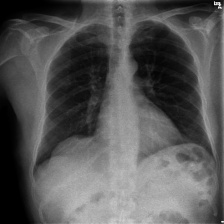
#> input picture thesis/images/bcet/0/074fae5689af4d17c5092759a6dcacfe.jpg.jpg, 224 x 224 px, given as the content of the folder data/COVIDGR_1.0/N, which was not available
$ jupyter execute --allow-errors main.ipynb
#> lines starting #> are read from the running program, lines starting #| are printed output that depends on the picture; pictures that were not available may be replaced by others from this repository, and a replacement may not be noted
[cell 1]
import numpy as np
import pandas as pd
import matplotlib.pyplot as plt
import seaborn as sns
import cv2
import os

[cell 2]
from keras.applications import InceptionV3, ResNet50
import joblib
from sklearn.model_selection import train_test_split, cross_val_score
from sklearn.svm import SVC
from sklearn.metrics import classification_report, confusion_matrix, accuracy_score

[cell 3]
# Define dataset paths and classes
data_path = 'data/COVIDGR_1.0'
categories = ['N', 'P']

[cell 4]
# Function to load images and labels
def load_images(data_path, categories):
#> called with data_path = 'data/COVIDGR_1.0'
    images = []
    labels = []

    for label, category in enumerate(categories):
        category_path = os.path.join(data_path, category)
        for filename in os.listdir(category_path):
            img = cv2.imread(os.path.join(category_path, filename))
#> img is the input picture: shape (224, 224, 3); min 0, max 242, mean 86.9
            img = cv2.resize(img, (224, 224))  # Resize to 224x224 pixels
            images.append(img)
            labels.append(label)

    return np.array(images), np.array(labels)

[cell 5]
# Load dataset
images, labels = load_images(data_path, categories)
#> labels = [0, 1]

[cell 6]
images.shape
#> Out = (2, 224, 224, 3)

[cell 7]
plt.figure(figsize=(2,2))
plt.imshow(images[0])

[cell 8]
# Enhance image with CLAHE technique
def clahe(image):
    clahe = cv2.createCLAHE()

    image = cv2.cvtColor(image, cv2.COLOR_BGR2GRAY)
    image = clahe.apply(image)
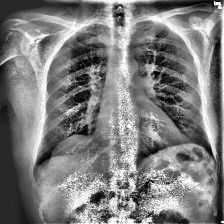
#> image: shape (224, 224); min 0, max 255, mean 125.5
    image = cv2.cvtColor(image, cv2.COLOR_GRAY2RGB)
#> image: shape (224, 224, 3)
    return image

images_clahe = np.array([clahe(img) for img in images])

plt.figure(figsize=(2,2))
plt.imshow(images_clahe[0])

[cell 9]
# Enhance image with HE technique
def he(image):
    image = cv2.cvtColor(image, cv2.COLOR_BGR2GRAY)
    image = cv2.equalizeHist(image)
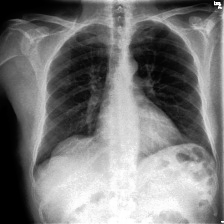
#> image: shape (224, 224); min 0, max 255, mean 122.5
    image = cv2.cvtColor(image, cv2.COLOR_GRAY2RGB)
#> image: shape (224, 224, 3)
    return image

images_he = np.array([he(img) for img in images])

plt.figure(figsize=(2,2))
plt.imshow(images_he[0])

[cell 10]
# Enhance image with Bitwise technique
def bitwise(image):
    return cv2.bitwise_not(image)
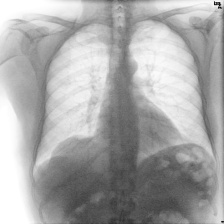
#> returned value: shape (224, 224, 3); min 13, max 255, mean 168.1

images_bitwise = np.array([bitwise(img) for img in images])

plt.figure(figsize=(2,2))
plt.imshow(images_bitwise[0])

[cell 11]
# Enhance image with BCET technique
def bcet(image):
    Lmin = np.min(image) # MINIMUM OF INPUT IMAGE
#> Lmin = 0
    Lmax = np.max(image) # MAXIMUM OF INPUT IMAGE
#> Lmax = 242
    Lmean = np.mean(image) #MEAN OF INPUT IMAGE
#> Lmean = 86.86
    LMssum = np.mean(image * image) #MEAN SQUARE SUM OF INPUT IMAGE
#> LMssum = 104.5

    Gmin = 0 #MINIMUM OF OUTPUT IMAGE
    Gmax = 255 #MAXIMUM OF OUTPUT IMAGE
    Gmean = 100 #MEAN OF OUTPUT IMAGE

    bnum = Lmax * Lmax *(Gmean-Gmin) - LMssum*(Gmax-Gmin) + Lmin * Lmin *(Gmax-Gmean)
#> bnum = -7054.6
    bden = 2*(Lmax*(Gmean-Gmin)-Lmean*(Gmax-Gmin)+Lmin*(Gmax-Gmean))
#> bden = 4099.9

    b = bnum/bden
#> b = -1.72

    a = (Gmax-Gmin)/((Lmax-Lmin)*(Lmax+Lmin-2*b))
#> a = 0.00429

    c = Gmin - a*(Lmin-b) * (Lmin-b)
#> c = -0.0127

    y = a*(image-b) * (image-b) +c #PARABOLIC FUNCTION
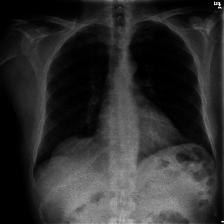
#> y: shape (224, 224, 3) float64; min 0, max 255, mean 46
    y = np.array(y, dtype=np.uint8)

    return y

images_bcet = np.array([bcet(img) for img in images])

plt.figure(figsize=(2,2))
plt.imshow(images_bcet[0])

[cell 12]
# Enhance image with Gamma technique
def gamma(image, gamma):
#> called with gamma = 2.2
    invGamma = 1 / gamma

    table = [((i / 255) ** invGamma) * 255 for i in range(256)]
    table = np.array(table, np.uint8)

    return cv2.LUT(image, table)
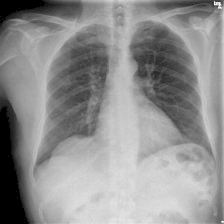
#> returned value: shape (224, 224, 3); min 0, max 249, mean 144.2

images_gamma = np.array([gamma(img, 2.2) for img in images])

plt.figure(figsize=(2,2))
plt.imshow(images_gamma[0])

#> (a cell that did not finish here is left out)

[cell 14]
# Define classifier for classification
svm_linear = SVC(kernel='linear')
svm_rbf = SVC(kernel='rbf')

[cell 15]
# Cross validation function for extraction and classification
def train_and_evaluate_model(images, labels, cnn_model, clf):
  images_features = cnn_model.predict(images / 255)
  images_features_flatten = images_features.reshape(images_features.shape[0], -1)

  scores = cross_val_score(clf, images_features_flatten, labels, cv=2, scoring='accuracy')

  print(f'Score: {scores}')
  print(f'Mean Score: {scores.mean()}')
  print('\n')

[cell 16]
# Dictionary for every images, CNN models, and classifiers
images_dict = {
    'images': images,
    'images_clahe': images_clahe,
    'images_gamma': images_gamma,
    'images_he': images_he
}

#> (the rest of this cell did not finish here and is left out)

[cell 17]
# [6 lines of commented-out code are left out]

[cell 18]
# Retrain all combination before testing it with test data
def train_model(images, labels, cnn_model, clf, key, key2, key3):
    images_features = cnn_model.predict(images / 255)
    images_features_flatten = images_features.reshape(images_features.shape[0], -1)

    clf.fit(images_features_flatten, labels)

    # Save trained model
    joblib.dump(clf, key + '_' + key2 + '_' + key3 + '.pkl')

#> (a cell that did not finish here is left out)

[cell 20]
# Testing with test images
# Define test image paths and classes
data_path = '/content/drive/MyDrive/COVIDGR_1.0/Test Images'
categories = ['N', 'P']

[cell 21]
# Load dataset
images_test, labels_test = load_images(data_path, categories)
#> labels_test = [0, 1]

[cell 22]
images_test.shape
#> Out = (2, 224, 224, 3)

[cell 23]
plt.figure(figsize=(2,2))
plt.imshow(images_test[0])

[cell 24]
images_test_gamma = np.array([gamma(img, 2.2) for img in images_test])
